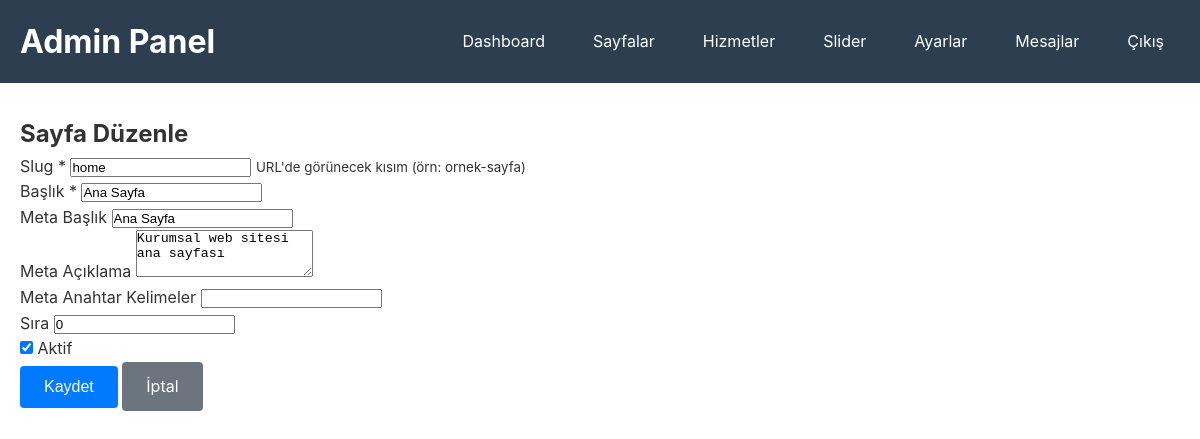
/admin/page-edit.php?id=1 (signed in), run on the app's committed database.
### tables this page shows
CREATE TABLE IF NOT EXISTS pages (
    id INT AUTO_INCREMENT PRIMARY KEY,
    slug VARCHAR(100) NOT NULL UNIQUE,
    title VARCHAR(200) NOT NULL,
    meta_title VARCHAR(200),
    meta_description TEXT,
    meta_keywords VARCHAR(255),
    is_active TINYINT(1) DEFAULT 1,
    sort_order INT DEFAULT 0,
    created_at TIMESTAMP DEFAULT CURRENT_TIMESTAMP,
    updated_at TIMESTAMP DEFAULT CURRENT_TIMESTAMP ON UPDATE CURRENT_TIMESTAMP,
    INDEX idx_slug (slug),
    INDEX idx_is_active (is_active)
);

### config/database.php (called while the page is built, shortened)
<?php
class Database {
    private static $instance = null;
    private $connection;
    private function __construct() {
        try {
            $dsn = "mysql:host=" . self::DB_HOST . ";dbname=" . self::DB_NAME . ";charset=" . self::DB_CHARSET;
            $options = [
                PDO::ATTR_ERRMODE            => PDO::ERRMODE_EXCEPTION,
                PDO::ATTR_DEFAULT_FETCH_MODE => PDO::FETCH_ASSOC,
                PDO::ATTR_EMULATE_PREPARES   => false,
            ];
            $this->connection = new PDO($dsn, self::DB_USER, self::DB_PASS, $options);
        } catch (PDOException $e) {
            error_log("Database Connection Error: " . $e->getMessage());
            die("Veritabanı bağlantı hatası. Lütfen yöneticiye başvurun.");
        }
    }
    public static function getInstance() {
        if (self::$instance === null) {
            self::$instance = new self();
        }
        return self::$instance;
    }
    public function getConnection() {
        return $this->connection;
    }
}

### app/Models/PageModel.php (called while the page is built, shortened)
<?php
class PageModel {
    private $db;
    public function __construct() {
        $this->db = Database::getInstance()->getConnection();
    }
    public function getById($id) {
        $stmt = $this->db->prepare("SELECT * FROM pages WHERE id = ?");
        $stmt->execute([$id]);
        return $stmt->fetch();
    }
}

### app/helpers/functions.php (called while the page is built, shortened)
<?php
function escape($string) {
    return htmlspecialchars($string, ENT_QUOTES, 'UTF-8');
}

### admin/page-edit.php (the view, shortened to what this page needs)
<?php
require_once dirname(__DIR__) . '/config/config.php';
require_once APP_PATH . '/Models/PageModel.php';
require_once 'includes/header.php';
$pageModel = new PageModel();
$page = null;
$pageId = $_GET['id'] ?? null;
if ($pageId) {
    $page = $pageModel->getById($pageId);
} else {
    $pageTitle = 'Yeni Sayfa Ekle';
}
?>
<h2><?= $page ? 'Sayfa Düzenle' : 'Yeni Sayfa Ekle' ?></h2>
<form method="POST" action="">
    <div class="form-group">
        <label for="slug">Slug *</label>
        <input type="text" id="slug" name="slug" required
               value="<?= escape($page['slug'] ?? '') ?>"
               placeholder="ornek-sayfa">
        <small>URL'de görünecek kısım (örn: ornek-sayfa)</small>
    </div>
    <div class="form-group">
        <label for="title">Başlık *</label>
        <input type="text" id="title" name="title" required
               value="<?= escape($page['title'] ?? '') ?>">
    </div>
    <div class="form-group">
        <label for="meta_title">Meta Başlık</label>
        <input type="text" id="meta_title" name="meta_title"
               value="<?= escape($page['meta_title'] ?? '') ?>">
    </div>
    <div class="form-group">
        <label for="meta_description">Meta Açıklama</label>
        <textarea id="meta_description" name="meta_description" rows="3"><?= escape($page['meta_description'] ?? '') ?></textarea>
    </div>
    <div class="form-group">
        <label for="meta_keywords">Meta Anahtar Kelimeler</label>
        <input type="text" id="meta_keywords" name="meta_keywords"
               value="<?= escape($page['meta_keywords'] ?? '') ?>">
    </div>
    <div class="form-group">
        <label for="sort_order">Sıra</label>
        <input type="number" id="sort_order" name="sort_order"
               value="<?= $page['sort_order'] ?? 0 ?>">
    </div>
    <div class="form-group">
        <label>
            <input type="checkbox" name="is_active" value="1"
                   <?= ($page['is_active'] ?? 1) ? 'checked' : '' ?>>
            Aktif
        </label>
    </div>
    <button type="submit" class="btn btn-primary">Kaydet</button>
    <a href="pages.php" class="btn btn-secondary">İptal</a>
</form>
<?php require_once 'includes/footer.php'; ?>

### public/assets/css/style.css (style rules this page uses)
* { margin: 0; padding: 0; box-sizing: border-box; }
body { font-family: -apple-system, BlinkMacSystemFont, 'Segoe UI', Roboto, 'Helvetica Neue', Arial, sans-serif; line-height: 1.6; color: #333; background-color: #fff; }
.btn { display: inline-block; padding: 0.75rem 1.5rem; text-decoration: none; border-radius: 4px; transition: all 0.3s; border: none; cursor: pointer; font-size: 1rem; }
.btn-primary { background: #007bff; color: #fff; }
.btn-secondary { background: #6c757d; color: #fff; }

### data on the page
pages: slug "home", title "Ana Sayfa", meta_title "Ana Sayfa", meta_description "Kurumsal web sitesi ana sayfası", sort_order "0", is_active "☑"
